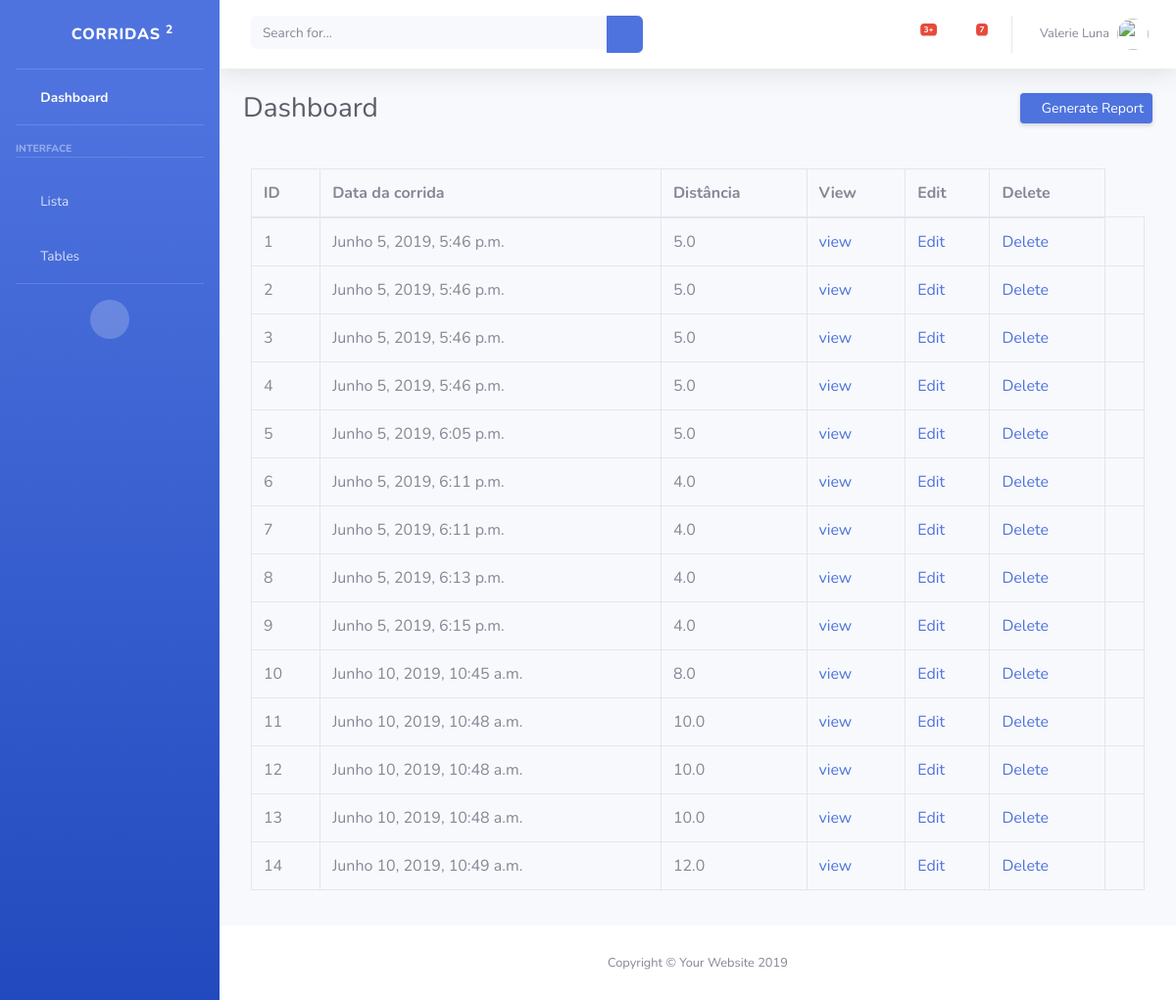
The page /run/runs on the database as committed earlier.
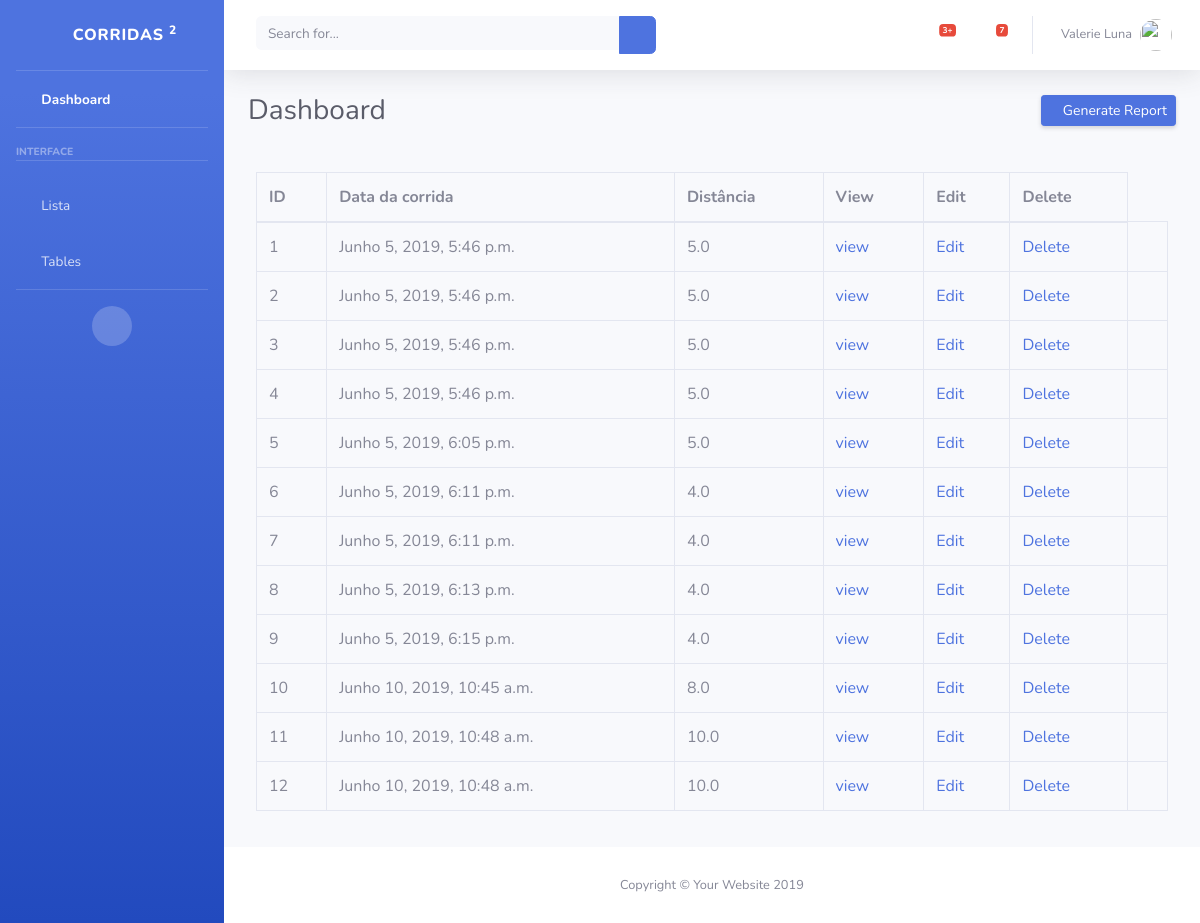
The same page on the database as committed later.
### core/models.py (models this page shows)
class Run(models.Model):
    id_run = models.AutoField(primary_key=True)
    run_date = models.DateTimeField(default=timezone.now)
    created_date = models.DateTimeField( default=timezone.now)
    total_time = models.CharField(max_length=200)
    distance = models.FloatField()

### core/views.py (the view)
# urls.py: path('runs', views.RunList.as_view(), name='run_list'),
class RunList(ListView):
    model = Run

### core/templates/core/run_list.html
{% extends 'base.html' %}
{% block content %}
<div class="card-body">
    <div class="table-responsive">
        <table class="table table-bordered" id="dataTable" width="100%" cellspacing="0">
            <thead>
                <tr>
                    <th>ID</th>
                    <th>Data da corrida</th>
                    <th>Distância</th>
                    <th>View</th>
                    <th>Edit</th>
                    <th>Delete</th>
                </tr>
            </thead>
            <tbody>
                {% for r in object_list %}
                <tr>
                    <td>{{ r.id_run }}</td>
                    <td>{{ r.run_date }}</td>
                    <td>{{ r.distance }}</td>
                    <td><a href="{% url 'run_view' r.id_run %}">view</a></td>
                    <td><a href="{% url 'run_edit' r.id_run %}">Edit</a></td>
                    <td><a href="{% url 'run_delete' r.id_run %}">Delete</a></td>
                    <td>
                    </td>
                </tr>
                {% endfor %}
            </tbody>
        </table>
    </div>
</div>
{% endblock %}

Rows that differ between the two databases and show on the page:
removed Run: id_run "13", run_date "Junho 10, 2019, 10:48 a.m.", distance "10.0"
removed Run: id_run "14", run_date "Junho 10, 2019, 10:49 a.m.", distance "12.0"
